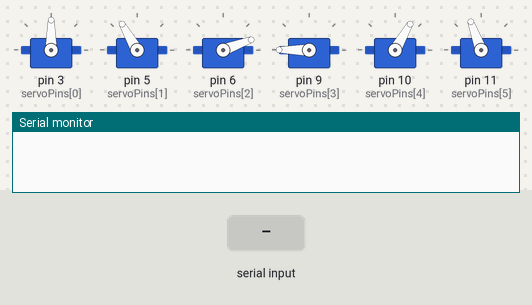
Bench run of a sketch on a simulated Arduino Uno, built with avr-gcc and run on an emulated ATmega328P. Parts: 6 × servo, the last lines printed to the serial monitor. The test bench sets the inputs (shaded band).

Above: at 2.0 s.
2.1 s: "s90\n" received over Serial
At 3.6 s:
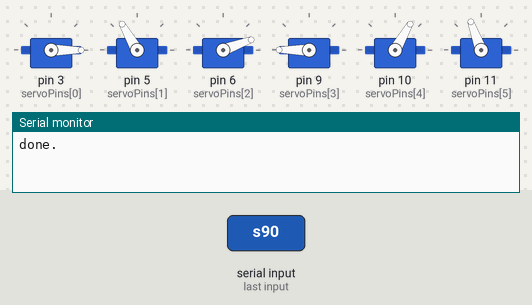
4.5 s: "g90\n" received over Serial
Timing chart, 0 to 7.5 s (numbered marks = the images above; inputs shaded):
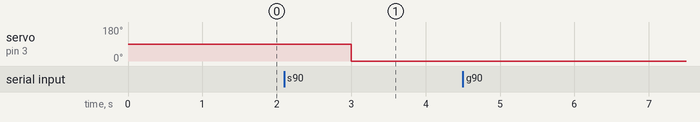

The sketch:

jovy_servo_arm.ino
```cpp
#include <Servo.h>

/*
 * 6 DoF
 * |- Finger: 70 ~ 110
 * |- Wrist (rotating): 0 ~ 180
 * |- Wrist (bending): 90 ~ 180
 * |- Elbow: 0 ~ 100
 * |- Shoulder: 0 ~ 180
 * └- Base: 0 ~ 180
 *
 */

Servo servos[6];
int servoPins[6] = {3, 5, 6, 9, 10, 11};
int servoPositions[6] = {90, 120, 20, 180, 60, 110};
String cmd;

void setup() {
  Serial.begin(9600);

  /*
   * attach the servos
   */
  for(int i=0; i< 6; i++) {
    servos[i].attach(servoPins[i]);
  }

  /*
   * read initial positions
   */
//  for(int i=0; i<6; i++) {
//    Serial.println(servos[i].read());
//  }
}

void loop() {

  /*
   *  writing to servos
   */

  for(int i=0; i<6; i++) {
    servos[i].write(servoPositions[i]);
  }
  delay(1000);

  /*
   *  reading command (interactive)
   */
  if(Serial.available()) {
    cmd = Serial.readStringUntil('\n');

    // Get or Set
    char action = cmd.charAt(0);
    if(action == 'g' || action == 'G') {

      int spaceIndex = cmd.indexOf(' ');
      int s = cmd.substring(spaceIndex + 1).toInt();
      Serial.println(servoPositions[s]);

    } else if(action == 's' || action == 'S') {

      int spaceIndex = cmd.indexOf(' ');
      int secondSpaceIndex = cmd.indexOf(' ', spaceIndex + 1);
      int s = cmd.substring(spaceIndex + 1, secondSpaceIndex).toInt();
      int p = cmd.substring(secondSpaceIndex + 1).toInt();
      servoPositions[s] = p;
      Serial.println("done.");

    }
  }
}
```

Measured:
- after the input at 2.1 s, servo on pin 3 (servoPins[0]): 90° → 0° after 0.90 s
